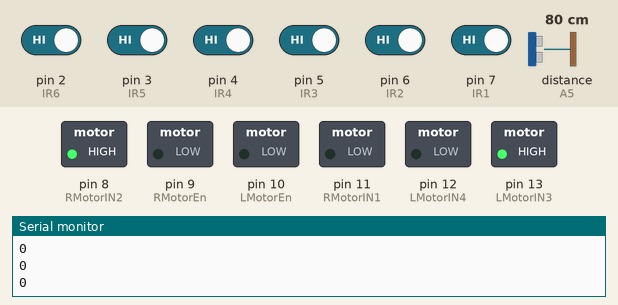
A sketch run on a simulated Arduino Uno, built with avr-gcc and run on an emulated ATmega328P. Shown: switched loads named in the sketch (green lamp = pin HIGH), the last lines printed to the serial monitor. Dashed ring = blinking. The test bench sets the inputs (shaded band); at power-on: pin 2 (IR6), pin 3 (IR5), pin 4 (IR4), pin 5 (IR3), pin 6 (IR2), pin 7 (IR1) HIGH, distance to the obstacle (sensor on A5) 80 cm. The echo pulse lasts 58.3 µs per cm.

Above: at 1.4 s.
1.5 s: pin 2 (IR6) driven LOW
At 2.7 s:
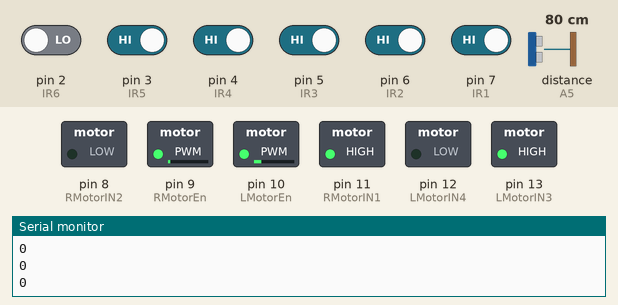
3.3 s: pin 3 (IR5) driven LOW
At 4.0 s:
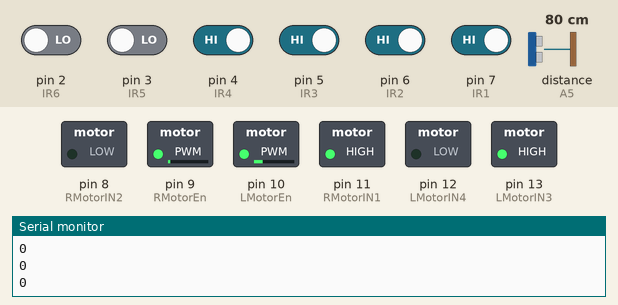
4.8 s: pin 5 (IR3) driven LOW
At 5.1 s:
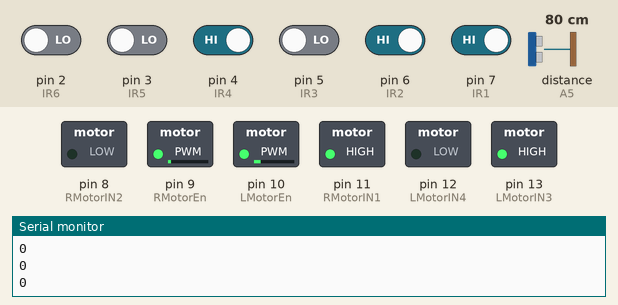
6.3 s: distance to the obstacle (sensor on A5) set to 11 cm
7.8 s: distance to the obstacle (sensor on A5) set to 8 cm
At 8.2 s:
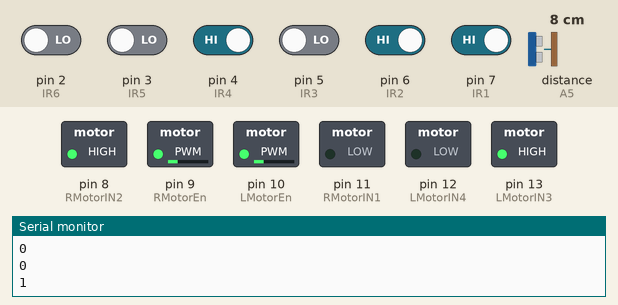
11.1 s: distance to the obstacle (sensor on A5) set to 18 cm
At 12.2 s:
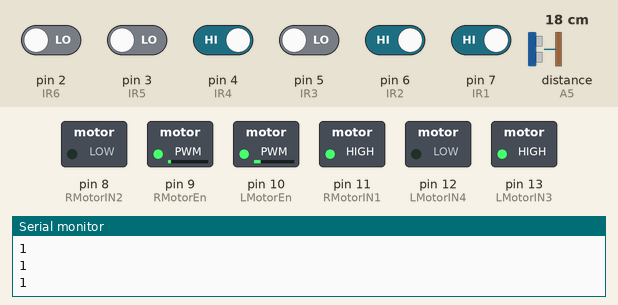
Timing chart, 0 to 13.8 s (numbered marks = the images above; inputs shaded):
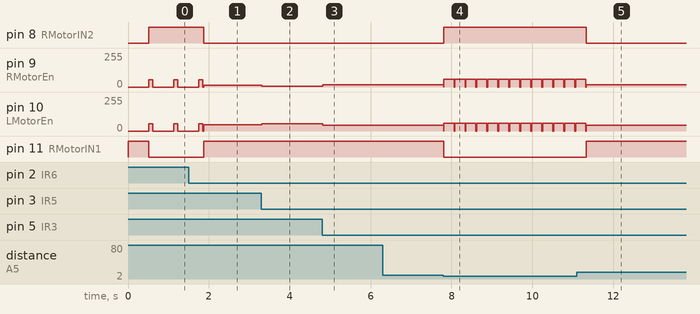

The sketch:

Full_robot_Tuned.ino
```cpp
#include "NewPing.h" //Sonar

#define TRIGGER_PIN A4 //Sonar
#define ECHO_PIN A5 //Sonar
#define MAX_DISTANCE 400  //Sonar

#define IR1 7 //leftmost
#define IR2 6
#define IR3 5
#define IR4 4
#define IR5 3
#define IR6 2 //rightmost


#define RMotorIN1 11 //motor2
#define RMotorIN2 8
//#define RMotorPWM 2
#define RMotorEn 9

#define LMotorIN3 13 //motor 1  // inA
#define LMotorIN4 12           //inB
//#define LMotorPWM 3
#define LMotorEn 10

#define MaxSpeed 120//100
#define MotorBaseSpeed  30 //60

int IR_val[] = {0, 0, 0, 0, 0, 0};
int IR_weights[] = {-8, -4, -3, 1, 2, 4};//{-6, -5.5, -1, 1, 5.5, 6}or{-1.8, -1.5, -1, 1, 1.5, 1.8}or{-12, -10, -3.5, 3, 6, 8}

int LMotorSpeed = 0;
int RMotorSpeed = 0;
int speedAdjust = 0;

float P, I, D;
float error = 0;
float previousError = 0;
float Kp = 8; //7
float Kd = 60; //2
float Ki = 0; //0.5

int State = 0; //For T-junction
float distance = 0.0; //Sonar

NewPing sonar(TRIGGER_PIN, ECHO_PIN, MAX_DISTANCE); //Sonar

void read_IR();
void set_speed();
void set_forward();
void stop_motors();
void read_side_IRs();


void setup() {
  // put your setup code here, to run once:
  Serial.begin(9600);
  pinMode(IR1, INPUT);
  pinMode(IR2, INPUT);
  pinMode(IR3, INPUT);
  pinMode(IR4, INPUT);
  pinMode(IR5, INPUT);
  pinMode(IR6, INPUT);

  pinMode(RMotorIN1, OUTPUT);
  pinMode(RMotorIN2, OUTPUT);

  pinMode(LMotorIN3, OUTPUT);
  pinMode(LMotorIN4, OUTPUT);

  set_forward();
}


void loop() {
Serial.println(State);

read_IR();
distance = sonar.ping_cm(); //Sonar

if ((IR_val[0] == 0) && (IR_val[1] == 0) && (IR_val[2] == 1) && (IR_val[3] == 1) && (IR_val[4] == 0) && (IR_val[5] == 0)){
  stop_motors();
}

else if ((IR_val[0] == 1) && (IR_val[1] == 1) && (IR_val[2] == 1) && (IR_val[3] == 1) && (IR_val[4] == 1) && (IR_val[5] == 1)){
    analogWrite(LMotorEn, 0);
    analogWrite(RMotorEn, 0);
    delay(500);
    //Serial.println("Turn");
    turnAround(360);
  }

else if (distance < 10){
    turnAroundright(180);
    State = 1;
  }

//At a T junction
  else if ((((IR_val[0] == 1) && (IR_val[1] == 1) && (IR_val[2] == 0) && (IR_val[3] == 0) && (IR_val[4] == 0) && (IR_val[5] == 0))||((IR_val[0] == 0) && (IR_val[1] == 0) && (IR_val[2] == 0) && (IR_val[3] == 0) && (IR_val[4] == 1) && (IR_val[5] == 1))) && State == 0){
    // State = 1;
    // set_T_speed();
    LMotorSpeed = MotorBaseSpeed;
    RMotorSpeed = MotorBaseSpeed;
    set_speed();
    delay(500);
    State = 1;
    }

 // After a T junctoin dead end
  else if (((IR_val[0] == 0) && (IR_val[1] == 0) && (IR_val[2] == 0) && (IR_val[3] == 0) && (IR_val[4] == 1) && (IR_val[5] == 1)) && (State == 1)){
    //while ((IR_val[0] == 1) && (IR_val[1] == 1) && (IR_val[2] == 0) && (IR_val[3] == 0) && (IR_val[4] == 1) && (IR_val[5] == 1)){
    turnAroundleft(90);
    State = 0;
   // }
  }

  else if (((IR_val[0] == 1) && (IR_val[1] == 1) && (IR_val[2] == 0) && (IR_val[3] == 0) && (IR_val[4] == 0) && (IR_val[5] == 0)) && (State == 1)){
    //while ((IR_val[0] == 1) && (IR_val[1] == 1) && (IR_val[2] == 0) && (IR_val[3] == 0) && (IR_val[4] == 1) && (IR_val[5] == 1)){
    turnAroundright(90);
    State = 0;
   // }
  }

/*Serial.print(IR_val[0]);
Serial.print(", ");
Serial.print(IR_val[1]);
Serial.print(", ");
Serial.print(IR_val[2]);
Serial.print(", ");
Serial.print(IR_val[3]);
Serial.print(", ");
Serial.print(IR_val[4]);
Serial.print(", ");
Serial.println(IR_val[5]);
Serial.print("error:  ");
Serial.println(error);
*/
else{

error = 0;
for (int i = 0; i < 6; i++) {
  //Serial.print(IR_val[i]);
  error += IR_weights[i] * !IR_val[i];
  }

 // Serial.print('-');
 // Serial.println(error);
//  delay(1000);
  //Serial.println("Line");
  P = error;
  I = I + error;
  D = error - previousError;
  /*Serial.print("error");
  Serial.println(error);
  Serial.print("Previous error");
  Serial.println(previousError);*/

  previousError = error;

  speedAdjust = Kp * P + Ki * I + Kd * D;

  LMotorSpeed = MotorBaseSpeed + speedAdjust/2;
  RMotorSpeed = MotorBaseSpeed - speedAdjust/2;
  //Serial.print("speedAdjust:");
  //Serial.println(speedAdjust);

  if (LMotorSpeed < 0) {
    LMotorSpeed = 0;
  }
  if (RMotorSpeed < 0) {
    RMotorSpeed = 0;
  }
  if (LMotorSpeed > MaxSpeed) {
    LMotorSpeed = MaxSpeed;
  }
  if (RMotorSpeed > MaxSpeed) {
    RMotorSpeed = MaxSpeed;
  }

  set_speed();

/*Serial.print("Left motor speed: ");
Serial.print(LMotorSpeed);
Serial.print(" , ");
Serial.print("Right motor speed: ");
Serial.println(RMotorSpeed);
*/
// }

  }
}


void read_IR() {
  IR_val[0] = digitalRead(IR1);
  IR_val[1] = digitalRead(IR2);
  IR_val[2] = digitalRead(IR3);
  IR_val[3] = digitalRead(IR4);
  IR_val[4] = digitalRead(IR5);
  IR_val[5] = digitalRead(IR6);
}

void stop_motors() {
  digitalWrite(RMotorEn , LOW);
  digitalWrite(LMotorEn , LOW);
//  digitalWrite(RMotorIN1, LOW);
//  digitalWrite(RMotorIN2, LOW);
//  digitalWrite(LMotorIN3, LOW);
//  digitalWrite(LMotorIN4, LOW);
}

void set_forward() {
  digitalWrite(RMotorEn , HIGH);
  digitalWrite(LMotorEn , HIGH);
  digitalWrite(RMotorIN1, HIGH);
  digitalWrite(RMotorIN2, LOW);
  digitalWrite(LMotorIN3, HIGH);
  digitalWrite(LMotorIN4, LOW);
}

void set_speed() {
  analogWrite(RMotorEn, RMotorSpeed);
  analogWrite(LMotorEn, LMotorSpeed);
  digitalWrite(RMotorIN1, HIGH);
  digitalWrite(RMotorIN2, LOW);
  digitalWrite(LMotorIN3, HIGH);
  digitalWrite(LMotorIN4, LOW);
}

void set_T_speed() {
  analogWrite(RMotorEn, RMotorSpeed);
  analogWrite(LMotorEn, LMotorSpeed);
  digitalWrite(RMotorIN1, HIGH);
  digitalWrite(RMotorIN2, LOW);
  digitalWrite(LMotorIN3, HIGH);
  digitalWrite(LMotorIN4, LOW);
  delay(1000);
}

void turnAround(int degrees) {
  analogWrite(LMotorEn, 0);
  analogWrite(RMotorEn, 0);
  delay(5);

  //int turnTime = (degrees * 5000) / 360;  // Calculate turn time based on degrees
  int runtime = 100;
  // Set motor speeds to turn the robot around
  analogWrite(LMotorEn, 55);
  analogWrite(RMotorEn, 55);
  digitalWrite(RMotorIN1, LOW);  // Set these pins accordingly for your motor configuration
  digitalWrite(RMotorIN2, HIGH);
  digitalWrite(LMotorIN3, HIGH);   // Set these pins accordingly for your motor configuration
  digitalWrite(LMotorIN4, LOW);

  delay(runtime);  // Wait for the turn to complete

  // Stop the motors
  analogWrite(LMotorEn, 0);
  analogWrite(RMotorEn, 0);
  delay(10);
}

void turnAroundleft(int degrees){
  analogWrite(LMotorEn, 0);
  analogWrite(RMotorEn, 0);
  delay(10);

  //int turntime = (degrees * 500) / 360;  // Calculate turn time based on degrees
  int turntime = 250;
  // Set motor speeds to turn the robot around
  analogWrite(LMotorEn, 60);
  analogWrite(RMotorEn, 60);
  digitalWrite(RMotorIN1, HIGH);  // Set these pins accordingly for your motor configuration
  digitalWrite(RMotorIN2, LOW);
  digitalWrite(LMotorIN3, LOW);   // Set these pins accordingly for your motor configuration
  digitalWrite(LMotorIN4, HIGH);

  delay(turntime);  // Wait for the turn to complete

  // Stop the motors
  analogWrite(LMotorEn, 0);
  analogWrite(RMotorEn, 0);
  delay(10);
}

void turnAroundright(int degrees) {
  analogWrite(LMotorEn, 0);
  analogWrite(RMotorEn, 0);
  delay(10);

  //int turntime = (degrees * 500) / 360;  // Calculate turn time based on degrees
  int turntime = 250;
  // Set motor speeds to turn the robot around
  analogWrite(LMotorEn, 60);
  analogWrite(RMotorEn, 60);
  digitalWrite(RMotorIN1, LOW);  // Set these pins accordingly for your motor configuration
  digitalWrite(RMotorIN2, HIGH);
  digitalWrite(LMotorIN3, HIGH);   // Set these pins accordingly for your motor configuration
  digitalWrite(LMotorIN4, LOW);

  delay(turntime);  // Wait for the turn to complete

  // Stop the motors
  analogWrite(LMotorEn, 0);
  analogWrite(RMotorEn, 0);
  delay(10);
}


/*void turn(int degrees){

  analogWrite(LMotorEn, 100);
  analogWrite(RMotorEn, 100);
  digitalWrite(RMotorIN1, LOW);  // Set these pins accordingly for your motor configuration
  digitalWrite(RMotorIN2, HIGH);
  digitalWrite(LMotorIN3, HIGH);   // Set these pins accordingly for your motor configuration
  digitalWrite(LMotorIN4, LOW);
  delay(100);

  analogWrite(LMotorEn, 0);
  analogWrite(RMotorEn, 0);
  delay(100);
}*/
```

Measured:
- the behaviour switches between 10 and 9 cm on distance to the obstacle (sensor on A5) (found by bisection; images 3 and 4)
- after the input at 1.5 s, pin 8 (RMotorIN2): HIGH → LOW after 0.37 s; pin 11 (RMotorIN1): LOW → HIGH after 0.37 s
- after the input at 3.3 s, pin 9 (RMotorEn): 14/255 → 6/255 at once; pin 10 (LMotorEn): 46/255 → 54/255 at once
- after the input at 4.8 s, pin 9 (RMotorEn): 6/255 → 18/255 at once; pin 10 (LMotorEn): 54/255 → 42/255 at once
- after the input at 7.8 s, pin 8 (RMotorIN2): LOW → HIGH at once; pin 9 (RMotorEn), pin 10 (LMotorEn): alternates 60/255 for 0.25 s and 0/255 for 0.02 s, starting at once; pin 11 (RMotorIN1): HIGH → LOW at once
- after the input at 11.1 s, pin 8 (RMotorIN2): HIGH → LOW after 0.23 s; pin 11 (RMotorIN1): LOW → HIGH after 0.23 s
